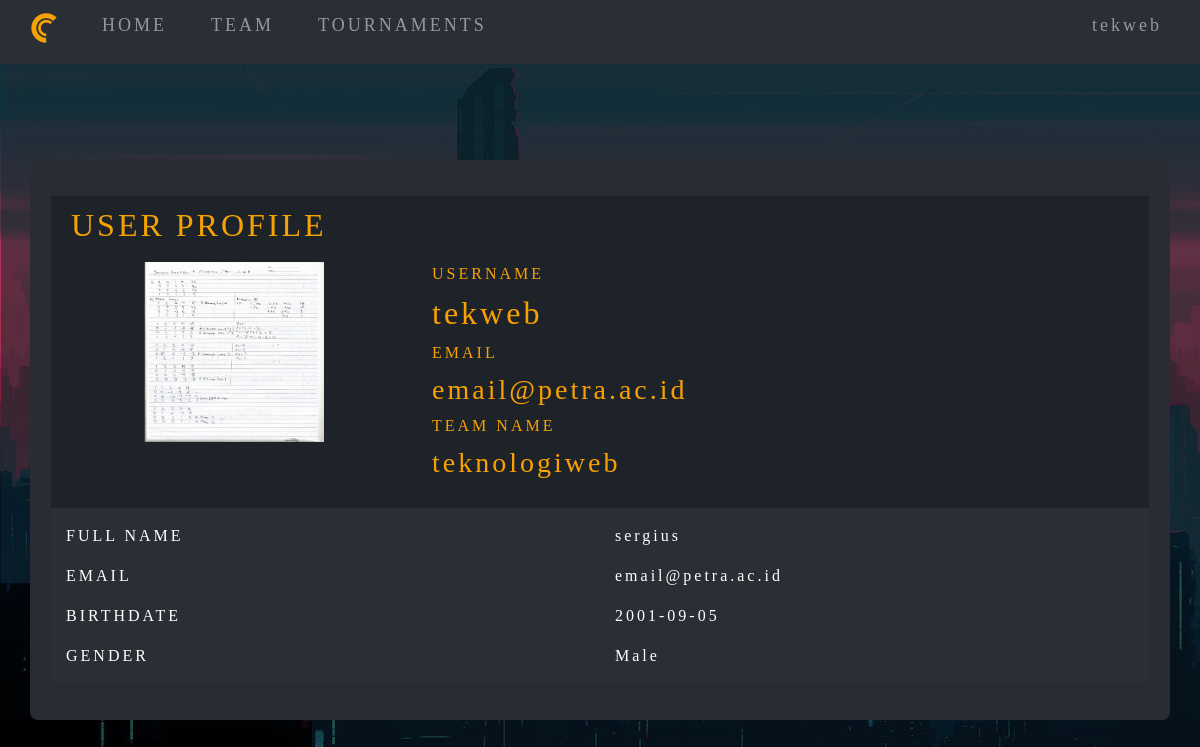
/profile.php (signed in), run on the app's committed database.
### tables this page shows
CREATE TABLE `team` (
  `id_team` varchar(255) NOT NULL,
  `id_owner` int(11) DEFAULT NULL,
  `status_team` tinyint(1) NOT NULL,
  `nama_team` varchar(255) DEFAULT NULL,
  `jumlah_anggota` int(11) NOT NULL DEFAULT 1,
  `logo` varchar(255) DEFAULT NULL
);

CREATE TABLE `user` (
  `id_user` int(11) NOT NULL,
  `id_team` varchar(255) DEFAULT '0',
  `username` varchar(255) DEFAULT NULL,
  `real_name` varchar(255) NOT NULL,
  `tanggal_lahir` varchar(255) NOT NULL,
  `gender` varchar(255) NOT NULL,
  `email` varchar(255) DEFAULT NULL,
  `password` varchar(255) DEFAULT NULL,
  `id_discord` varchar(255) DEFAULT NULL,
  `status` int(11) DEFAULT 1
);

### profile.php (the view, shortened to what this page needs)
<?php
require_once './phps/connect.php';
if (!isset($_SESSION['username'])) {
    header("Location: ../CC/index.php");
}else {
    include 'header.php';
}
?>
<body>
    <div class="container emp-profile" style="margin-top:10rem;">
                        <?php
                        if ($_SERVER['REQUEST_METHOD'] == 'GET') {
                            $username = $_SESSION['username'];
                            $sql = "SELECT * FROM user WHERE username = ?";
                            $stmt = $pdo->prepare($sql);
                            $stmt->execute([$username]);
                            $row = $stmt->fetch();
                            $getTeam = "SELECT * FROM team WHERE id_team=?";
                            $teamData = $pdo->prepare($getTeam);
                            $teamData->execute([$row["id_team"]]);
                            $teams = $teamData->fetch();
                            if($teams['id_team']==$row['id_team']) {
                                $namateam= $teams['nama_team'];
                            }
                            ?>
            <div class="row" style="font-family:'Marske';color:#f5a302;padding:10px 20px 10px 20px; background-color:#1e2329;">
                <h2>USER PROFILE</h2>
            </div>
                <div class="row" style="background-color:#1e2329;">
                    <div class="col-md-4" style="padding-bottom:2rem;">
                        <div class="profile-img">
                            <img src="
                            <?php if(isset($teams['logo'])) {
                                echo $teams['logo'];
                            } else {
                                echo "./assets/img/pp-stock.jpg";
                            }?>" alt="PROFILE PICTURE" style="width:180px;height:180px;">
                        </div>
                    </div>
                    <div class="col-md-6" style="padding-bottom:20px;">
                        <div class="profile-head">
                            <label>USERNAME</label>
                                    <h2><?= $row["username"]?></h2>
                            <label>EMAIL</label>
                                    <h3><?= $row["email"]?></h3>
                            <label>TEAM NAME</label>
                                    <?php if(!empty($namateam)) {?>
                                    <h3><?= $namateam?> </h3>
                                    <?php } else {?>
                                        <h3 style="color:red;">NO TEAM</h3>
                                    <?php }?>
                    </div>
                </div>
                    <div class="container" style="background-color:#2a2f35;padding-top:1rem;">
                        <div class="row">
                                                <div class="col-md-6">
                                                    <label>FULL NAME</label>
                                                </div>
                                                <div class="col-md-6">
                                                    <p><?= $row["real_name"]?></p>
                                                </div>
                        </div>
                        <div class="row">
                                                <div class="col-md-6">
                                                    <label>EMAIL</label>
                                                </div>
                                                <div class="col-md-6">
                                                    <p><?= $row["email"]?></p>
                                                </div>
                        </div>
                        <div class="row">
                                                <div class="col-md-6">
                                                    <label>BIRTHDATE</label>
                                                </div>
                                                <div class="col-md-6">
                                                    <p><?= $row["tanggal_lahir"]?></p>
                                                </div>
                        </div>
                        <div class="row">
                                                <div class="col-md-6">
                                                    <label>GENDER</label>
                                                </div>
                                                <div class="col-md-6">
                                                    <p><?= $row["gender"]?></p>
                                                </div>
                        </div>
                    </div>
                    <?php }
                    else {
                        header("HTTP/1.1 400 Bad Request");
                        $error = array(
                            'error' => 'Method not Allowed'
                        );
                        echo json_encode($error);
                    }?>
    </div>
</body>

### header.php (style rules this page uses)
body { font-family:'Stellar'; letter-spacing:10px; color:white; background-image: url("assets/img/background.jpg"); background-repeat: no-repeat; background-attachment: fixed; background-size: cover; }

### profile.php (style rules this page uses)
body { letter-spacing:3px; font-family:'Stellar'; }
.emp-profile { padding: 3%; margin-top: 3%; margin-bottom: 3%; border-radius: 0.5rem; background-color:#292d33; }
.profile-img { text-align: center; }
.profile-head { font-family:'Marske'; color:#f9a102; }
.profile-img img { width: 70%; height: 100%; }

### data on the page
team: logo (picture), nama_team "teknologiweb"
user: username "tekweb", email "email@petra.ac.id", real_name "sergius", tanggal_lahir "2001-09-05", gender "Male"

### other printed values
$_SESSION['username'] "tekweb"
